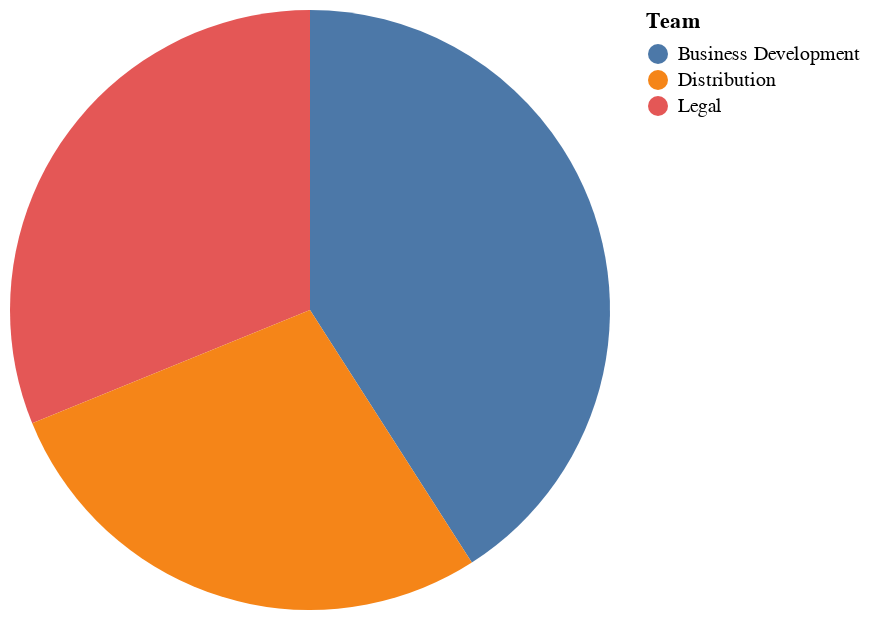

The cell this chart's notebook holds for it:
### Code cell
c=alt.Chart(df_).mark_arc(innerRadius=0).encode(
    theta=alt.Theta("count()",title="No. of employees in a department"),
    color=alt.Color("Team"),
    tooltip=alt.Tooltip("Team")
)
c

### Figure 1 — Vega-Lite specification as saved in the notebook (floating-point values rounded to 4 significant figures; data arrays with more than 128 entries replaced by an {"elided": "..."} marker saying what was removed)
{"config": {"view": {"continuousWidth": 300, "continuousHeight": 300}}, "data": {"name": "data-bbb1aa10dc76522e6a814fc0bd42f69f"}, "mark": {"type": "arc", "innerRadius": 0}, "encoding": {"color": {"field": "Team", "type": "nominal"}, "theta": {"aggregate": "count", "title": "No. of employees in a department", "type": "quantitative"}, "tooltip": {"field": "Team", "type": "nominal"}}, "$schema": "https://vega.github.io/schema/vega-lite/v5.8.0.json", "datasets": {"data-bbb1aa10dc76522e6a814fc0bd42f69f": {"elided": "215 records"}}}
